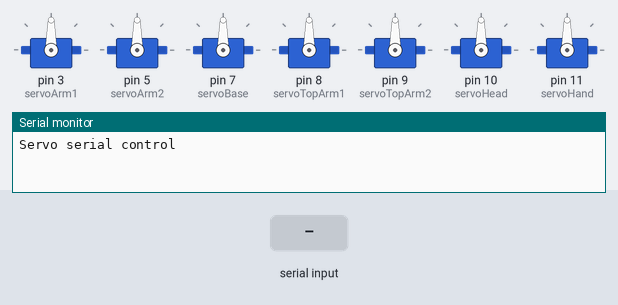
A sketch run on a simulated Arduino Uno, built with avr-gcc and run on an emulated ATmega328P. Parts: 7 × servo, the last lines printed to the serial monitor. The test bench sets the inputs (shaded band).

Above: at 1.2 s.
1.3 s: "ba45f" received over Serial
At 3.4 s:
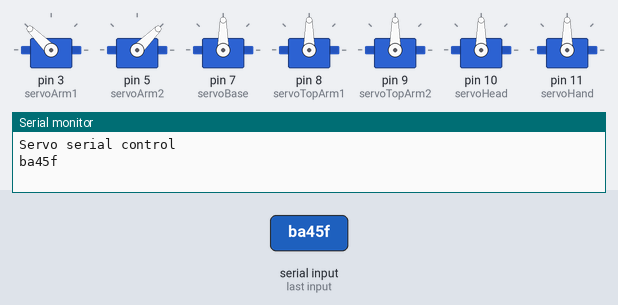
3.8 s: "ba45b" received over Serial
At 5.3 s:
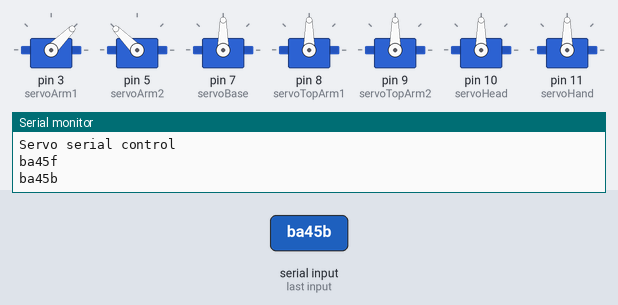
6.3 s: "hg" received over Serial
At 8.2 s:
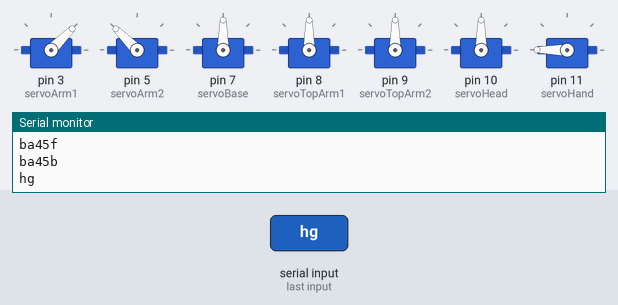
8.8 s: "bac" received over Serial
At 10.2 s:
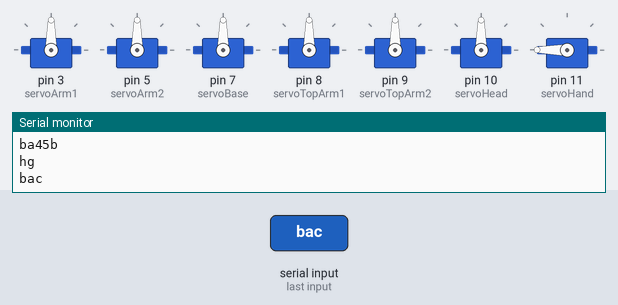
11.3 s: "hrel" received over Serial
At 13.3 s:
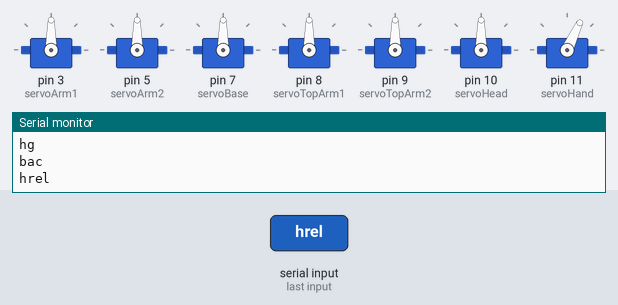
13.8 s: "taf" received over Serial
At 15.2 s:
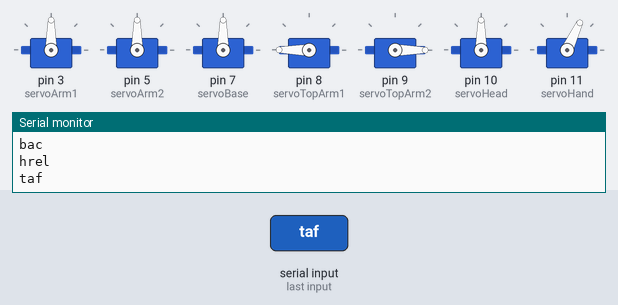
Timing chart, 0 to 16.8 s (numbered marks = the images above; inputs shaded):
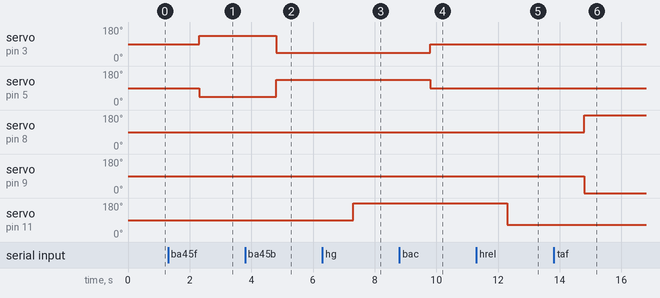

The sketch:

servo_serial_control.ino
```cpp
#include <Servo.h>

Servo servoBase;

Servo servoArm1;
Servo servoArm2;

Servo servoTopArm1;
Servo servoTopArm2;

Servo servoHead;

Servo servoHand;

void setup() {
  Serial.begin(9600);
  Serial.println("Servo serial control");
  servoArm1.attach(3);
  servoArm2.attach(5);

  servoBase.attach(7);

  servoTopArm1.attach(8);
  servoTopArm2.attach(9);

  servoHead.attach(10);
  servoHand.attach(11);

  armCenter();
  topArmCenter();
}

void loop() {
  String data = Serial.readString();
  Serial.println(data);

  if(data.indexOf("ba45f")>=0){ // bottom arm forward 45 degrees
      arm45Forward();
  }else if(data.indexOf("ba45b")>=0){ // bottom arm backwards 45 degrees
    arm45Backwards();
  }
  else if(data.indexOf("baf")>=0){ // bottom arm forward
      armMaxForward();
  }else if(data.indexOf("bab")>=0){ // bottom arm backwards
    armMaxBackwards();
  }else if(data.indexOf("bac")>=0){ // bottom arm center
    armCenter();
  }else if(data.indexOf("hg")>=0){ // hand grab
    handGrab();
  }
  else if(data.indexOf("hrel")>=0){ // hand release
    handRelease();
  }else if(data.indexOf("taf")>=0){ // top arm forward
      topArmMaxForward();
  }else if(data.indexOf("tab")>=0){ // top arm backwards
    //topArmMaxBackwards();
  }
  else if(data.indexOf("ta45f")>=0){ // top arm forward
      topArm45Forward();
  }else if(data.indexOf("tac")>=0){ // top arm center
    topArmCenter();
  }else if(data.indexOf("bc")>=0){ // base center
    baseCenter();
  }else if(data.indexOf("br")>=0){ // base right
    baseRight();
  }else if(data.indexOf("bl")>=0){ // base left
    baseLeft();
  }else if(data.indexOf("hr")>=0){ // head right
    headRight();
  }else if(data.indexOf("hl")>=0){ // head left
    headLeft();
  }
  else if(data.indexOf("hc")>=0){ // head center
    headCenter();
  }


}
void arm45Forward(){
  servoArm1.write(135);
  servoArm2.write(45);

}
void arm45Backwards(){
  servoArm1.write(45);
  servoArm2.write(135);

}

void armMaxForward(){
  servoArm1.write(180);
  servoArm2.write(0);

}
void armMaxBackwards(){
  servoArm1.write(0);
  servoArm2.write(180);

}
void armCenter(){
  servoArm1.write(90);
  servoArm2.write(90);
}
void baseCenter(){
  servoBase.write(90);
}
void baseLeft(){
  servoBase.write(180);
}
void baseRight(){
  servoBase.write(0);
}
void topArmMaxForward(){
  servoTopArm1.write(180);
  servoTopArm2.write(0);

}
//void topArmMaxBackwards(){
//  servoTopArm1.write(0);
//  servoTopArm2.write(180);
//
//}
void topArm45Forward(){
  servoTopArm1.write(135);
  servoTopArm2.write(45);
}
void topArmCenter(){
  servoTopArm1.write(90);
  servoTopArm2.write(90);
}

void headCenter(){
  servoHead.write(90);
}
void headLeft(){
  servoHead.write(180);
}
void headRight(){
  servoHead.write(0);
}
void handRelease(){
  servoHand.write(65);
}
void handGrab(){
  servoHand.write(180);
}
```

Measured:
- after the input at 1.3 s, servo on pin 3 (servoArm1): 90° → 135° after 1.0 s; servo on pin 5 (servoArm2): 90° → 45° after 1.0 s
- after the input at 3.8 s, servo on pin 3 (servoArm1): 135° → 45° after 1.0 s; servo on pin 5 (servoArm2): 45° → 135° after 1.0 s
- after the input at 6.3 s, servo on pin 11 (servoHand): 90° → 180° after 1.0 s
- after the input at 8.8 s, servo on pin 3 (servoArm1): 45° → 90° after 1.0 s; servo on pin 5 (servoArm2): 135° → 90° after 1.0 s
- after the input at 11.3 s, servo on pin 11 (servoHand): 180° → 65° after 1.0 s
- after the input at 13.8 s, servo on pin 8 (servoTopArm1): 90° → 180° after 1.0 s; servo on pin 9 (servoTopArm2): 90° → 0° after 1.0 s
